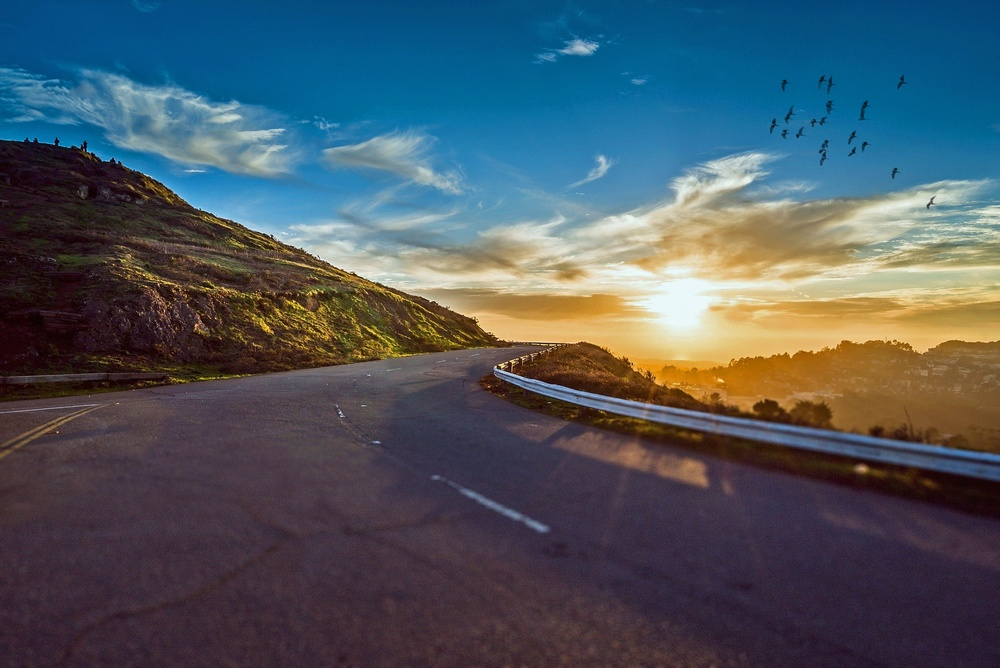
#> input picture image/mountain-road-1556177_1920.jpg, 1000 x 668 px, shrunk from 1920 x 1282 before the run
$ python images04.py
#> lines starting #> are read from the running program, lines starting #| are printed output that depends on the picture
from PIL import Image, ImageFilter
#Read image
im = Image.open( 'mountain-road-1556177_1920.jpg' )
#> im is the input picture: PIL image 1000x668 RGB; mean R, G, B 75.8, 86.8, 95.5
#Display image
im.show()

#Applying a filter to the image
im_sharp = im.filter( ImageFilter.SHARPEN )
#Saving the filtered image to a new file
im_sharp.save( 'image_sharpened.jpg', 'JPEG' )

#Splitting the image into its respective bands, i.e. Red, Green,
#and Blue for RGB
r,g,b = im_sharp.split()
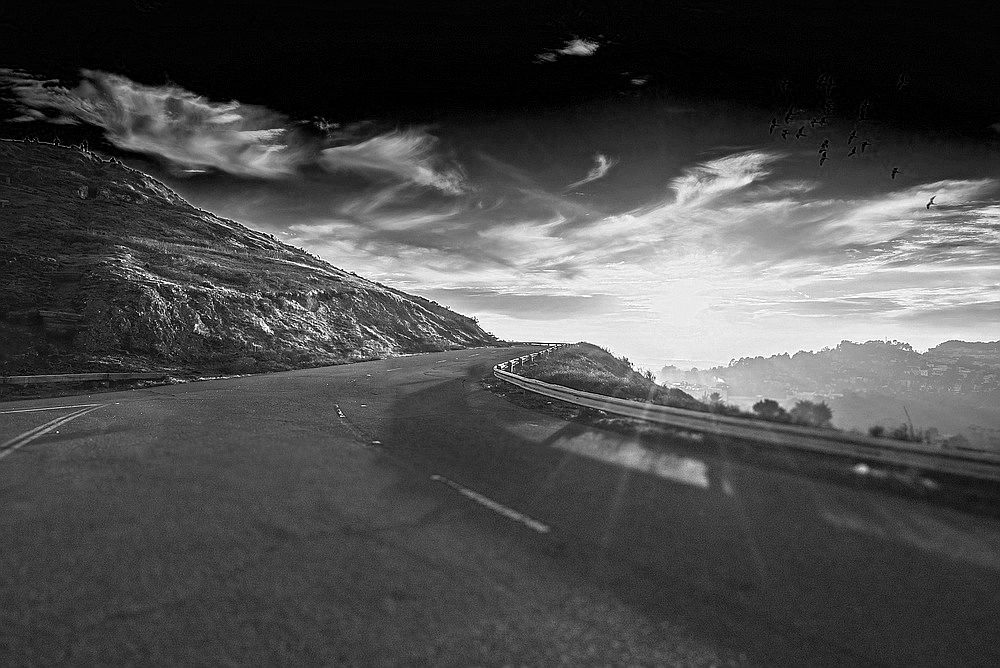
#> r: PIL image 1000x668 L; min 0, max 255, mean 75.8
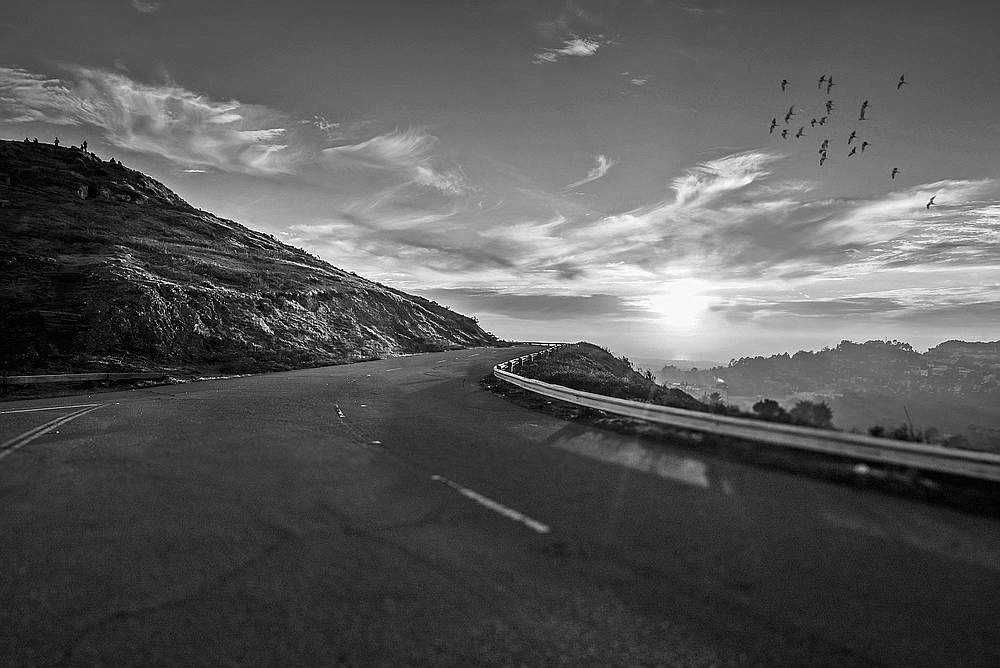
#> g: PIL image 1000x668 L; min 0, max 255, mean 86.9
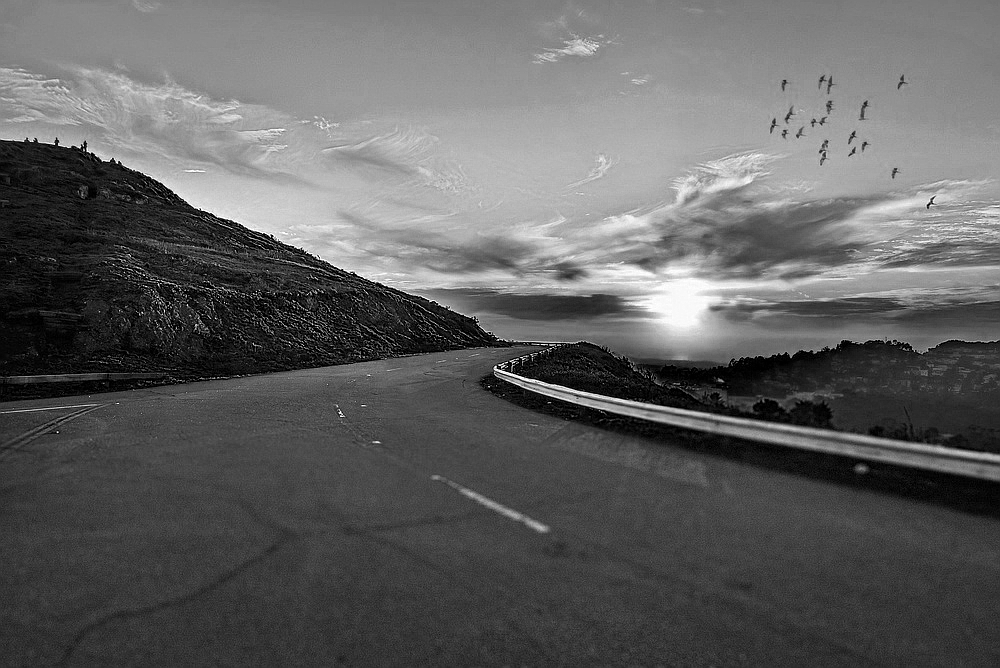
#> b: PIL image 1000x668 L; min 0, max 255, mean 95.8

#Viewing EXIF data embedded in image
exif_data = im._getexif()
exif_data
